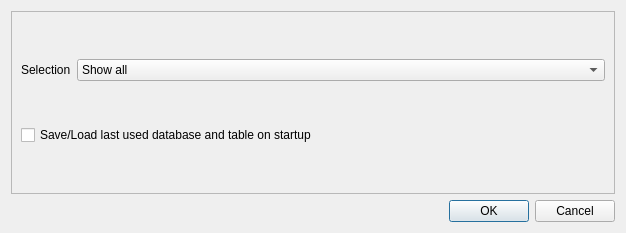
<?xml version="1.0" encoding="UTF-8"?>
<ui version="4.0">
 <class>configDialog</class>
 <widget class="QDialog" name="configDialog">
  <property name="geometry">
   <rect>
    <x>0</x>
    <y>0</y>
    <width>626</width>
    <height>233</height>
   </rect>
  </property>
  <property name="windowTitle">
   <string>Settings</string>
  </property>
  <layout class="QVBoxLayout" name="verticalLayout_2">
   <item>
    <layout class="QVBoxLayout" name="verticalLayout">
     <item>
      <widget class="QScrollArea" name="scrollArea">
       <property name="widgetResizable">
        <bool>true</bool>
       </property>
       <widget class="QWidget" name="scrollAreaWidgetContents">
        <property name="geometry">
         <rect>
          <x>0</x>
          <y>0</y>
          <width>604</width>
          <height>178</height>
         </rect>
        </property>
        <layout class="QVBoxLayout" name="verticalLayout_3">
         <item>
          <layout class="QHBoxLayout" name="horizontalLayout">
           <item>
            <widget class="QLabel" name="label">
             <property name="sizePolicy">
              <sizepolicy hsizetype="Maximum" vsizetype="Preferred">
               <horstretch>0</horstretch>
               <verstretch>0</verstretch>
              </sizepolicy>
             </property>
             <property name="text">
              <string>Selection</string>
             </property>
            </widget>
           </item>
           <item>
            <widget class="QComboBox" name="comboBox">
             <item>
              <property name="text">
               <string>Show all</string>
              </property>
             </item>
             <item>
              <property name="text">
               <string>Show seen</string>
              </property>
             </item>
             <item>
              <property name="text">
               <string>Show unseen</string>
              </property>
             </item>
            </widget>
           </item>
          </layout>
         </item>
         <item>
          <widget class="QCheckBox" name="saveloadCheckBox">
           <property name="text">
            <string>Save/Load last used database and table on startup</string>
           </property>
          </widget>
         </item>
        </layout>
       </widget>
      </widget>
     </item>
     <item>
      <widget class="QDialogButtonBox" name="buttonBox">
       <property name="standardButtons">
        <set>QDialogButtonBox::Cancel|QDialogButtonBox::Ok</set>
       </property>
      </widget>
     </item>
    </layout>
   </item>
  </layout>
 </widget>
 <resources/>
 <connections>
  <connection>
   <sender>buttonBox</sender>
   <signal>accepted()</signal>
   <receiver>configDialog</receiver>
   <slot>accept()</slot>
   <hints>
    <hint type="sourcelabel">
     <x>312</x>
     <y>215</y>
    </hint>
    <hint type="destinationlabel">
     <x>312</x>
     <y>116</y>
    </hint>
   </hints>
  </connection>
  <connection>
   <sender>buttonBox</sender>
   <signal>rejected()</signal>
   <receiver>configDialog</receiver>
   <slot>reject()</slot>
   <hints>
    <hint type="sourcelabel">
     <x>312</x>
     <y>215</y>
    </hint>
    <hint type="destinationlabel">
     <x>312</x>
     <y>116</y>
    </hint>
   </hints>
  </connection>
 </connections>
</ui>
